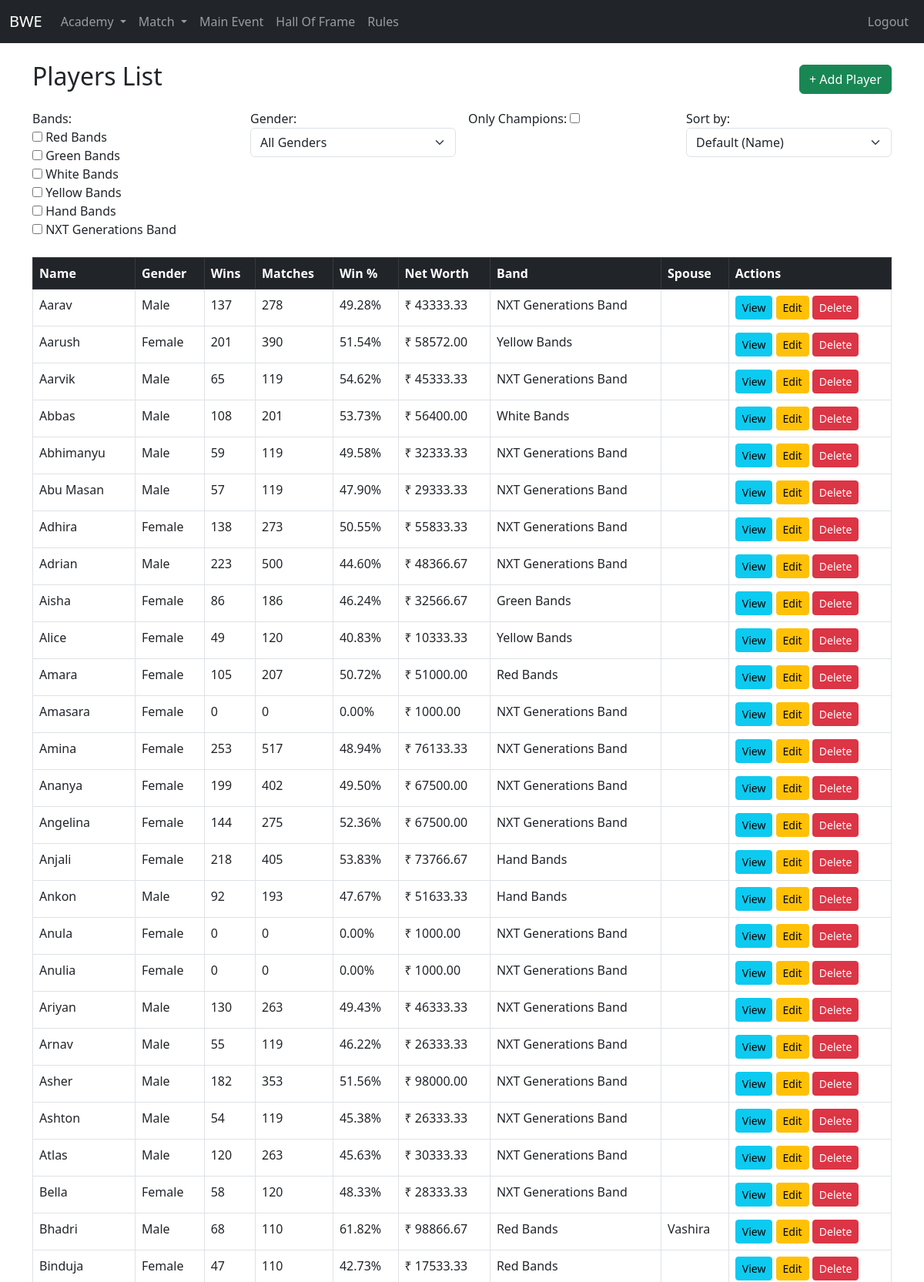
The page /academy/players/ (signed in, upper part) on the database its author committed.
### academy/models.py (models this page shows, shortened)
class Player(models.Model):
    GENDER_CHOICES = [
        ('Male', 'Male'),
        ('Female', 'Female'),
    ]
    name = models.CharField(max_length=200, unique=True)
    gender = models.CharField(max_length=10, choices=GENDER_CHOICES)
    band = models.ForeignKey(Band, on_delete=models.CASCADE, related_name='player_band')
    wins = models.PositiveIntegerField(default=0)
    matchesplayed = models.PositiveIntegerField(default=0)
    winningpercentage = models.FloatField(default=0)
    networth = models.FloatField(default=0)
    image_url = models.CharField(max_length=120, null=True, blank=True)
    is_active = models.BooleanField(default=True)
    objects = ActivePlayerManager()
    all_objects = models.Manager()
    spouse = models.OneToOneField(
        'self',
        on_delete=models.SET_NULL,
        null=True,
        blank=True,
        related_name="partner"
    )

class Band(models.Model):
    name = models.CharField(max_length=200)
    networth = models.FloatField(default=0)
    image_url = models.CharField(max_length=120, null=True, blank=True)
    emoji = models.CharField(max_length=5, null=True, blank=True)
    def __str__(self):
        return self.name

### academy/views.py (the view)
# urls.py: path('players/', views.player_list, name='player-list'),
@login_required
def player_list(request):
    form = PlayerFilterForm(request.GET or None)
    players = get_player_object_list(form)
    return render(
        request,
        "academy/players/player_list.html",
        {"players": players, "form": form, 'title': 'Players List',},
    )

### academy/models.py (called while the page is built)
    def get_queryset(self):
        return super().get_queryset().filter(is_active=True)

### academy/views.py (called while the page is built, shortened)
def get_player_object_list(form):
    players = Player.objects.all().order_by("name")
    return players

### templates/academy/players/player_list.html (shortened to what this page needs)
{% extends "base.html" %}
{% block content %}
<div class="d-flex justify-content-between align-items-center mb-3">
  <h2>{{title}}</h2>
  {% if form %}
    <a href="{% url 'player-create' %}" class="btn btn-success">+ Add Player</a>
  {% endif %}
</div>
<div class="row">
  {% include "academy/players/partials/player_filter.html" %}
</div>
<div class="table-responsive">
<table class="table table-hover table-bordered">
  <thead class="table-dark">
    <tr>
      <th>Name</th><th>Gender</th><th>Wins</th><th>Matches</th>
      <th>Win %</th><th>Net Worth</th><th>Band</th><th>Spouse</th><th>Actions</th>
    </tr>
  </thead>
  <tbody id="table-body">
    {% include "academy/players/partials/table_body.html" %}
  </tbody>
</table>
</div>
{% endblock %}

### templates/academy/players/partials/table_body.html
{% if players %}
    {% for player in players %}
    <tr>
    <td>{{ player.name }}</td>
    <td>{{ player.gender }}</td>
    <td>{{ player.wins }}</td>
    <td>{{ player.matchesplayed }}</td>
    <td>{{ player.winningpercentage|floatformat:2 }}%</td>
    <td>₹ {{ player.networth|floatformat:2 }}</td>
    <td>{{ player.band.name }}</td>
    <td>
        {% if player and player.spouse %}
        {{ player.spouse.name }}
        {% endif %}
    </td>
    <td>
        <a href="{% url 'player-view' player.id %}" class="btn btn-info btn-sm">View</a>
        <a href="{% url 'player-update' player.pk %}" class="btn btn-sm btn-warning">Edit</a>
        <a class="btn btn-danger btn-sm"
            hx-get="{% url 'player-delete' player.pk %}"
            hx-target="#dialog"
            hx-swap="innerHTML">
        Delete
        </a>
    </td>
    </tr>
    {% empty %}
    <tr><td colspan="8" class="text-center">No players yet.</td></tr>
    {% endfor %}
{% endif %}

### rows shown on the page
Player: name "Aarav", gender "Male", wins "137", matchesplayed "278", winningpercentage "49.28", networth "43333.33", band.name "NXT Generations Band"
Player: name "Aarush", gender "Female", wins "201", matchesplayed "390", winningpercentage "51.54", networth "58572.00", band.name "Yellow Bands"
Player: name "Aarvik", gender "Male", wins "65", matchesplayed "119", winningpercentage "54.62", networth "45333.33", band.name "NXT Generations Band"
Player: name "Abbas", gender "Male", wins "108", matchesplayed "201", winningpercentage "53.73", networth "56400.00", band.name "White Bands"
Player: name "Abhimanyu", gender "Male", wins "59", matchesplayed "119", winningpercentage "49.58", networth "32333.33", band.name "NXT Generations Band"
Player: name "Abu Masan", gender "Male", wins "57", matchesplayed "119", winningpercentage "47.90", networth "29333.33", band.name "NXT Generations Band"
Player: name "Adhira", gender "Female", wins "138", matchesplayed "273", winningpercentage "50.55", networth "55833.33", band.name "NXT Generations Band"
Player: name "Adrian", gender "Male", wins "223", matchesplayed "500", winningpercentage "44.60", networth "48366.67", band.name "NXT Generations Band"
Player: name "Aisha", gender "Female", wins "86", matchesplayed "186", winningpercentage "46.24", networth "32566.67", band.name "Green Bands"
Player: name "Alice", gender "Female", wins "49", matchesplayed "120", winningpercentage "40.83", networth "10333.33", band.name "Yellow Bands"
Player: name "Amara", gender "Female", wins "105", matchesplayed "207", winningpercentage "50.72", networth "51000.00", band.name "Red Bands"
Player: name "Amasara", gender "Female", wins "0", matchesplayed "0", winningpercentage "0.00", networth "1000.00", band.name "NXT Generations Band"
Player: name "Amina", gender "Female", wins "253", matchesplayed "517", winningpercentage "48.94", networth "76133.33", band.name "NXT Generations Band"
Player: name "Ananya", gender "Female", wins "199", matchesplayed "402", winningpercentage "49.50", networth "67500.00", band.name "NXT Generations Band"
Player: name "Angelina", gender "Female", wins "144", matchesplayed "275", winningpercentage "52.36", networth "67500.00", band.name "NXT Generations Band"
Player: name "Anjali", gender "Female", wins "218", matchesplayed "405", winningpercentage "53.83", networth "73766.67", band.name "Hand Bands"
Player: name "Ankon", gender "Male", wins "92", matchesplayed "193", winningpercentage "47.67", networth "51633.33", band.name "Hand Bands"
Player: name "Anula", gender "Female", wins "0", matchesplayed "0", winningpercentage "0.00", networth "1000.00", band.name "NXT Generations Band"
Player: name "Anulia", gender "Female", wins "0", matchesplayed "0", winningpercentage "0.00", networth "1000.00", band.name "NXT Generations Band"
Player: name "Ariyan", gender "Male", wins "130", matchesplayed "263", winningpercentage "49.43", networth "46333.33", band.name "NXT Generations Band"
Player: name "Arnav", gender "Male", wins "55", matchesplayed "119", winningpercentage "46.22", networth "26333.33", band.name "NXT Generations Band"
Player: name "Asher", gender "Male", wins "182", matchesplayed "353", winningpercentage "51.56", networth "98000.00", band.name "NXT Generations Band"
Player: name "Ashton", gender "Male", wins "54", matchesplayed "119", winningpercentage "45.38", networth "26333.33", band.name "NXT Generations Band"
Player: name "Atlas", gender "Male", wins "120", matchesplayed "263", winningpercentage "45.63", networth "30333.33", band.name "NXT Generations Band"
Player: name "Bella", gender "Female", wins "58", matchesplayed "120", winningpercentage "48.33", networth "28333.33", band.name "NXT Generations Band"
Player: name "Bhadri", gender "Male", wins "68", matchesplayed "110", winningpercentage "61.82", networth "98866.67", band.name "Red Bands", spouse.name "Vashira"
Player: name "Binduja", gender "Female", wins "47", matchesplayed "110", winningpercentage "42.73", networth "17533.33", band.name "Red Bands"

### other values the page prints
{{ title }} "Players List"
